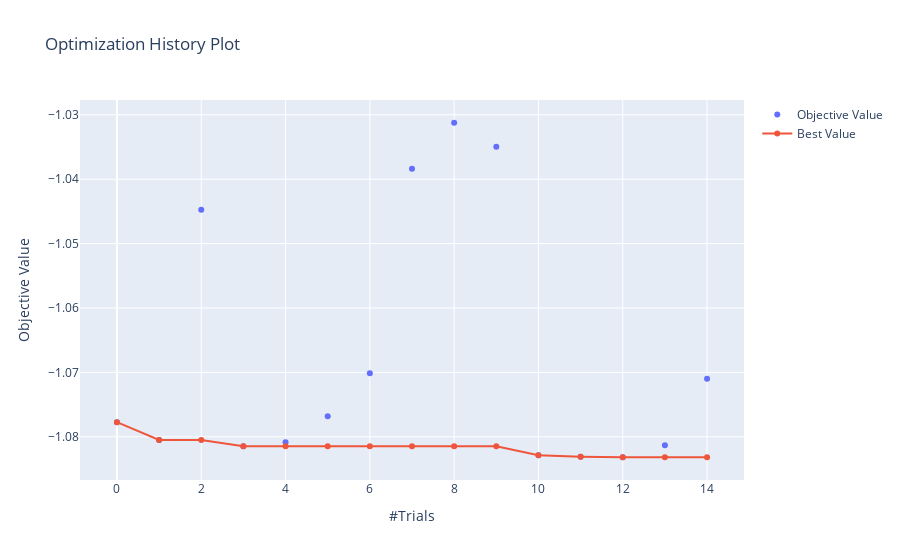

Here is the notebook cell this chart was saved with:
### Code cell
plot_optimization_history(study)

### Figure 1 — Plotly figure (JSON) as saved in the notebook; plotly's stock layout.template omitted (floating-point values rounded to 4 significant figures)
{"data": [{"mode": "markers", "name": "Objective Value", "type": "scatter", "x": [0, 1, 2, 3, 4, 5, 6, 7, 8, 9, 10, 11, 12, 13, 14], "y": [-1.078, -1.08, -1.045, -1.081, -1.081, -1.077, -1.07, -1.038, -1.031, -1.035, -1.083, -1.083, -1.083, -1.081, -1.071]}, {"name": "Best Value", "type": "scatter", "x": [0, 1, 2, 3, 4, 5, 6, 7, 8, 9, 10, 11, 12, 13, 14], "y": [-1.078, -1.08, -1.08, -1.081, -1.081, -1.081, -1.081, -1.081, -1.081, -1.081, -1.083, -1.083, -1.083, -1.083, -1.083]}], "layout": {"title": {"text": "Optimization History Plot"}, "xaxis": {"title": {"text": "#Trials"}}, "yaxis": {"title": {"text": "Objective Value"}}}}
